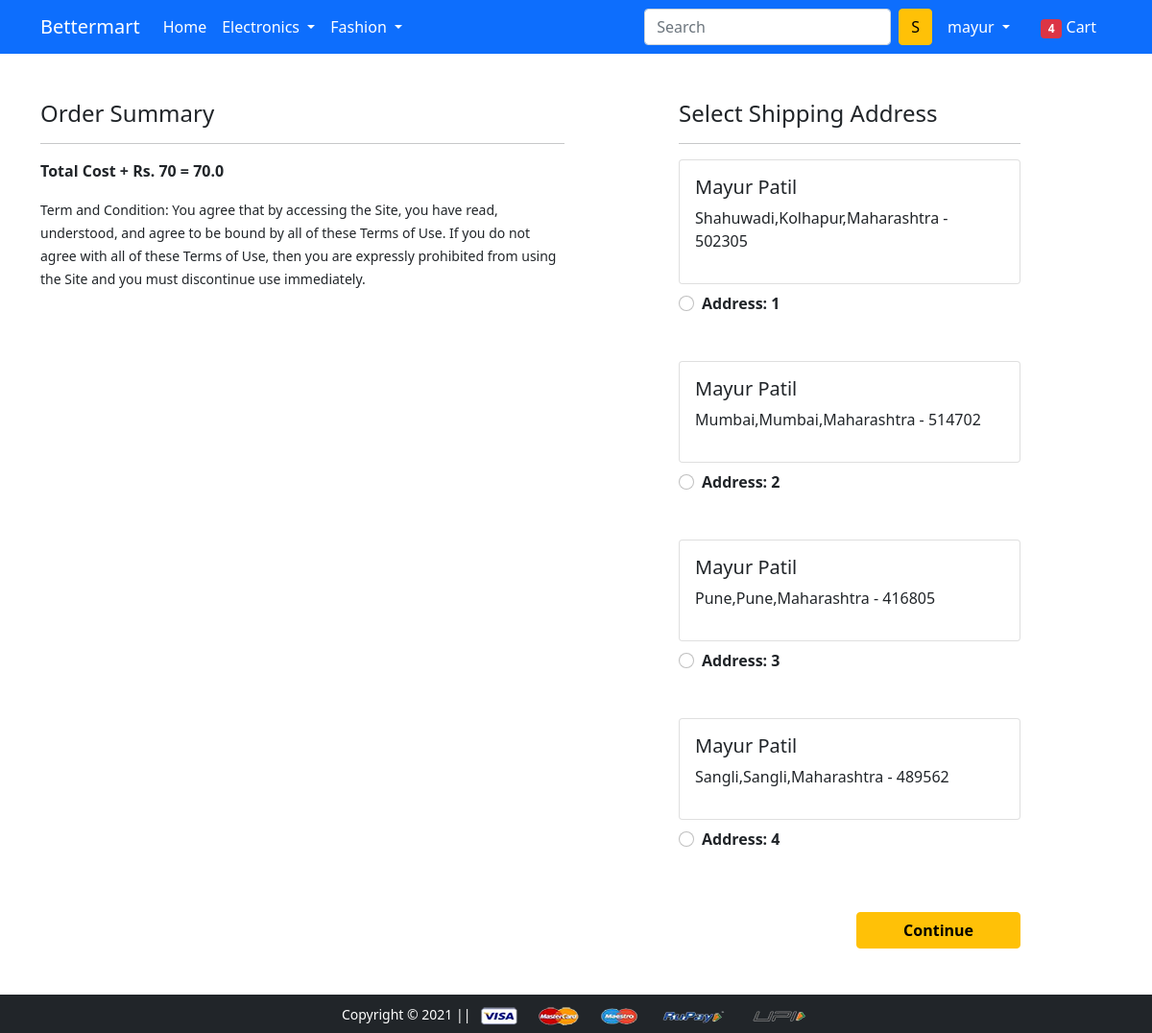
The page /checkout/ (signed in) on the database as committed earlier.
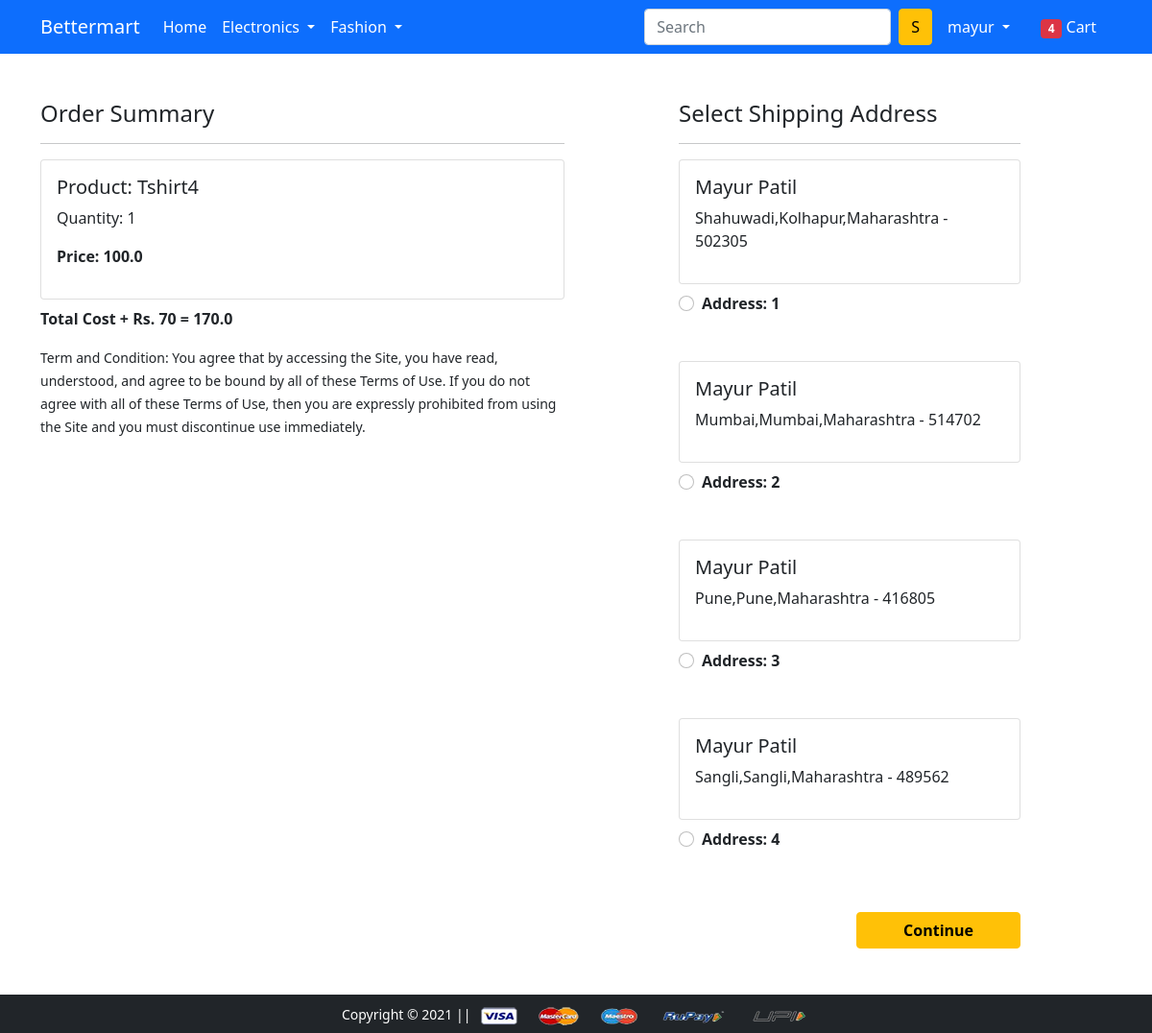
The same page on the database as committed later.
### app/models.py (models this page shows, shortened)
class Customer(models.Model):
    user = models.ForeignKey(User, on_delete=models.CASCADE)
    name = models.CharField(max_length=200)
    locality = models.CharField(max_length=200)
    city = models.CharField(max_length=200)
    zipcode = models.IntegerField()
    state = models.CharField(choices=STATE_CHOICES, max_length=50)

class Cart(models.Model):
    user = models.ForeignKey(User, on_delete=models.CASCADE)
    product = models.ForeignKey(Product, on_delete=models.CASCADE)
    quantity = models.PositiveIntegerField(default=1)
    @property
    def total_cost(self):
        return self.quantity * self.product.discounted_price

class Product(models.Model):
    title = models.CharField(max_length=100)
    selling_price = models.FloatField()
    discounted_price = models.FloatField()
    description = models.TextField()
    brand = models.CharField(max_length=100)
    category = models.CharField(choices=CATEGORY_CHOICES, max_length=2)
    product_image = models.ImageField(upload_to='productimg')

### app/views.py (the view)
# urls.py: path('checkout/', views.checkout, name='checkout'),
@login_required
def checkout(request):
    user = request.user
    add = Customer.objects.filter(user=user)
    cart_items = Cart.objects.filter(user=user)
    amount = 0.0
    shipping_amount = 70.0
    cart_product = [p for p in Cart.objects.all() if p.user == request.user]
    if cart_product:
        for p in cart_product:
            tempamount = (p.quantity * p.product.discounted_price)
            amount += tempamount
    totalamount = amount + shipping_amount
    return render(request, 'app/checkout.html', {'add': add, 'totalamount': totalamount, 'cart_items': cart_items})

### app/templates/app/checkout.html (shortened to what this page needs)
{% extends 'app/base.html' %}
{% load static %}
{% block main-content %}
<div class="container">
    <div class="main">
    <div class="row mt-5">
        <div class="col-sm-6">
            <h4>Order Summary</h4>
            <hr>
            {% for item in cart_items %}
            <div class="card mb-2">
                <div class="card-body">
                    <h5>Product: {{item.product.title}}</h5>
                    <p>Quantity: {{item.quantity}}</p>
                    <p class="fw-bold">Price: {{item.total_cost}}</p>
                </div>
            </div>
            {% endfor %}
            <p class="fw-bold">Total Cost + Rs. 70 = {{totalamount}}</p>
            <small>Term and Condition: You agree that by accessing the Site, you have read, understood, and agree to be
                bound by all of these Terms of Use. If you do not agree with all of these Terms of Use, then you are
                expressly prohibited from using the Site and you must discontinue use immediately. </small>
        </div>
        <div class="col-sm-4 offset-sm-1">
            <h4>Select Shipping Address</h4>
            <hr>
            <form action="/paymentdone">
                {% for ad in add %}
                <div class="card">
                    <div class="card-body">
                        <h5>{{ad.name}}</h5>
                        <p>{{ad.locality}},{{ad.city}},{{ad.state}} - {{ad.zipcode}}</p>
                    </div>
                </div>
                <div class="form-check mt-2 mb-5">
                    <input class="form-check-input" type="radio" name="custid" id="custadd{{forloop.counter}}"
                           value="{{ad.id}}">
                    <label class="form-check-label fw-bold" for="custadd{{forloop.counter}}">
                        Address: {{forloop.counter}} </label>
                </div>
                {% endfor %}
                <div class="text-end">
                    <button type="submit" class="btn btn-warning mt-3 px-5 fw-bold">Continue</button>
                </div>
            </form>
        </div>
    </div>
    </div>
</div>
{% endblock main-content %}

Rows that differ between the two databases and show on the page:
added Cart: product "Tshirt4", quantity "1", total_cost "100.0"
Other text that changed with them:
{{ totalamount }}: "70.0" → "170.0"
